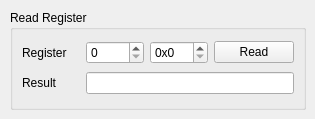
     <widget class="QWidget" name="tab_7">
      <attribute name="title">
       <string>Debug</string>
      </attribute>
      <widget class="QGroupBox" name="groupBox_21">
       <property name="geometry">
        <rect>
         <x>10</x>
         <y>10</y>
         <width>296</width>
         <height>100</height>
        </rect>
       </property>
       <property name="title">
        <string>Read Register</string>
       </property>
       <layout class="QGridLayout" name="gridLayout">
        <item row="0" column="0">
         <widget class="QLabel" name="label_48">
          <property name="text">
           <string>Register</string>
          </property>
         </widget>
        </item>
        <item row="0" column="1">
         <widget class="QSpinBox" name="spin_RegDec">
          <property name="maximum">
           <number>255</number>
          </property>
          <property name="singleStep">
           <number>4</number>
          </property>
         </widget>
        </item>
        <item row="0" column="2">
         <widget class="QSpinBox" name="spin_RegHex">
          <property name="prefix">
           <string>0x</string>
          </property>
          <property name="maximum">
           <number>255</number>
          </property>
          <property name="singleStep">
           <number>4</number>
          </property>
          <property name="displayIntegerBase">
           <number>16</number>
          </property>
         </widget>
        </item>
        <item row="0" column="3">
         <widget class="QPushButton" name="pb_readRegister">
          <property name="text">
           <string>Read</string>
          </property>
         </widget>
        </item>
        <item row="1" column="0">
         <widget class="QLabel" name="label_49">
          <property name="text">
           <string>Result</string>
          </property>
         </widget>
        </item>
        <item row="1" column="1" colspan="3">
         <widget class="QLineEdit" name="le_readRegisterResult">
          <property name="readOnly">
           <bool>true</bool>
          </property>
         </widget>
        </item>
       </layout>
      </widget>
     </widget>
